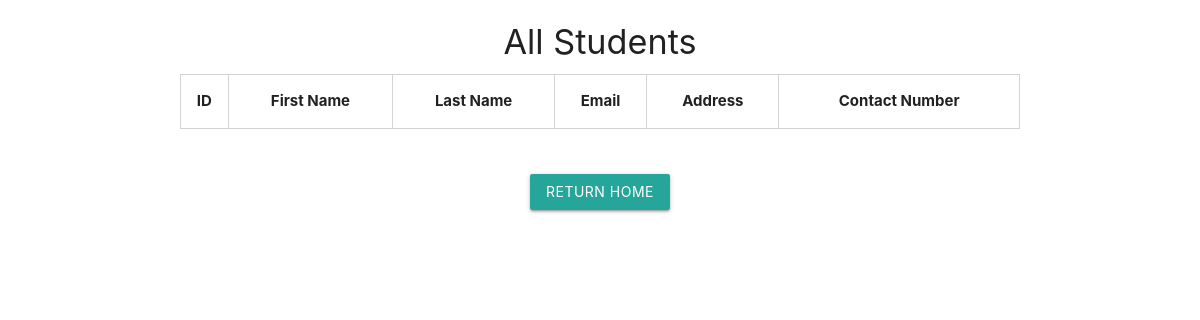
/students/, run on an earlier commit of the app's database.
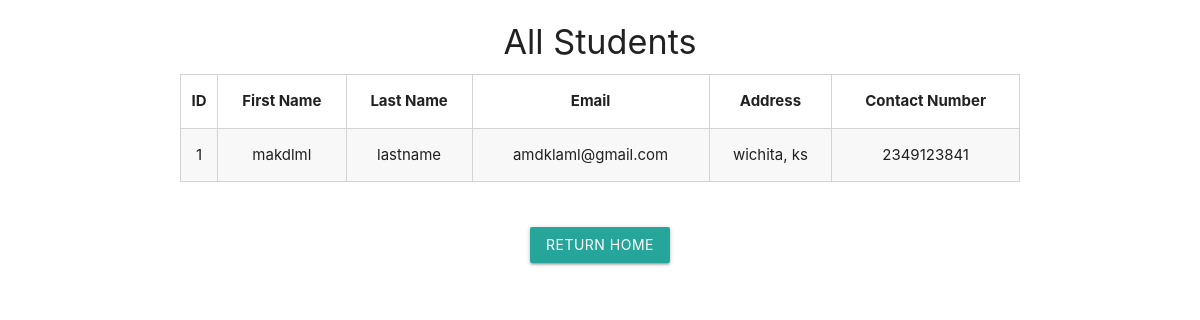
And on a later commit of the database.
### app/models.py (models this page shows, shortened)
class Student(AbstractUser):
    address = models.TextField()
    phone_number = models.CharField(max_length=15,unique=True)
    USERNAME_FIELD = 'phone_number'
    REQUIRED_FIELDS = ['first_name', 'last_name', 'email']

### app/views.py (the view)
# urls.py: path('students/', students_list, name='student_list'),
def students_list(request):
    students = Student.objects.all()
    return render(request, 'student_list.html', {'students': students})

### app/templates/student_list.html (shortened to what this page needs)
<!DOCTYPE html>
<html lang="en">
<head>
    <link rel="stylesheet" href="https://cdnjs.cloudflare.com/ajax/libs/materialize/1.0.0/css/materialize.min.css">
</head>
<body>
    <div class="container">
        <h4 class="center">All Students</h4>
        <table class="striped center">
            <thead>
                <tr>
                    <th>ID</th>
                    <th>First Name</th>
                    <th>Last Name</th>
                    <th>Email</th>
                    <th>Address</th>
                    <th>Contact Number</th>
                </tr>
            </thead>
            <tbody>
                {% for student in students %}
                <tr>
                    <td>{{student.pk}}</td>
                    <td>{{ student.first_name }}</td>
                    <td>{{ student.last_name }}</td>
                    <td>{{ student.email }}</td>
                    <td>{{ student.address }}</td>
                    <td>{{student.phone_number}}</td>
                </tr>
                {% endfor %}
            </tbody>
        </table>
        <br><br>
        <center>
            <a href="{% url 'professor_home' %}" class="btn">Return Home</a>
        </center>
    </div>
</body>
</html>

What changed in the data, as far as the page shows it:
added Student: pk "1", first_name "makdlml", last_name "lastname", email "amdklaml@gmail.com", address "wichita, ks", phone_number "2349123841"
